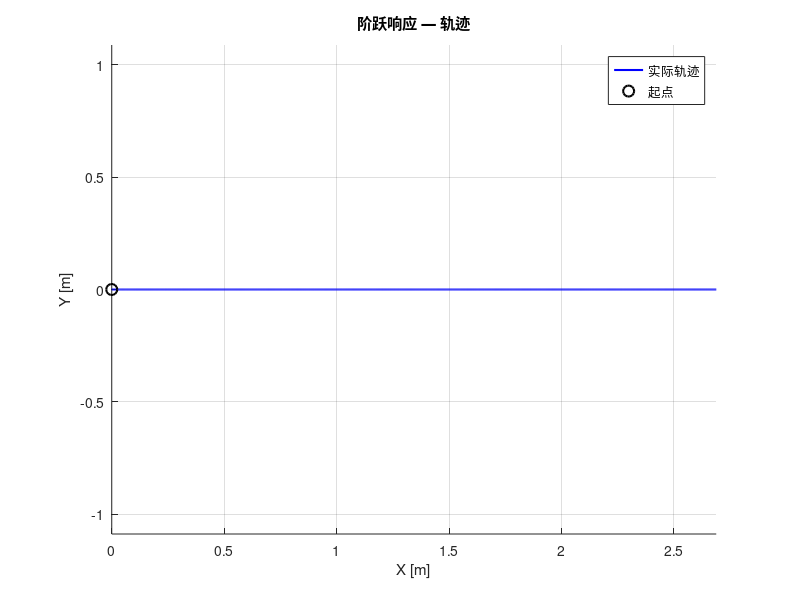
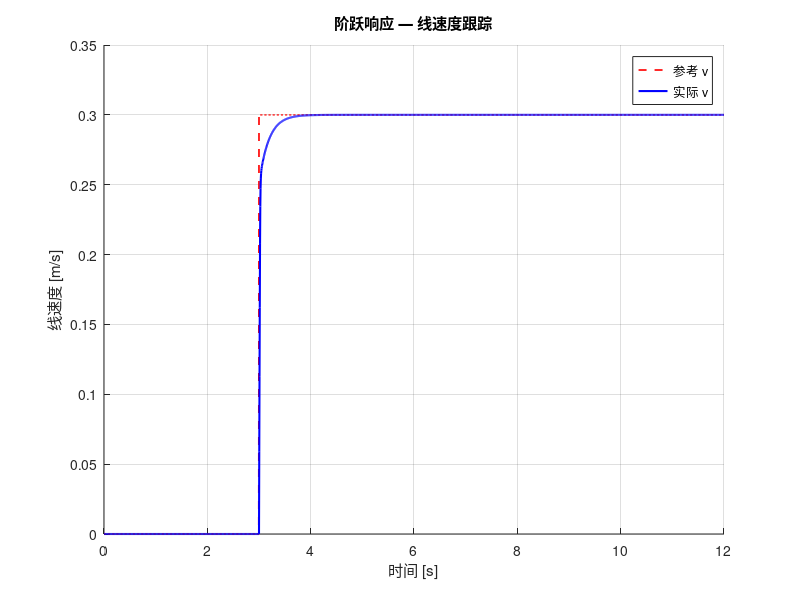
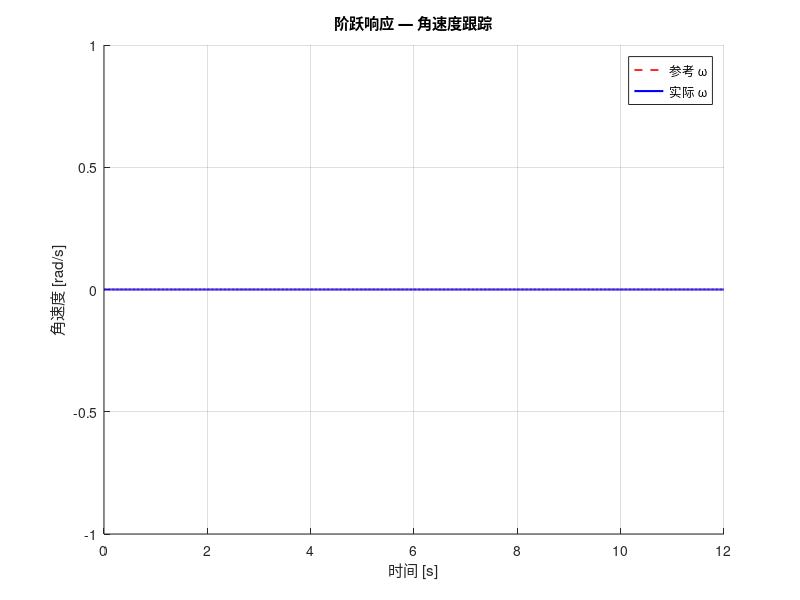
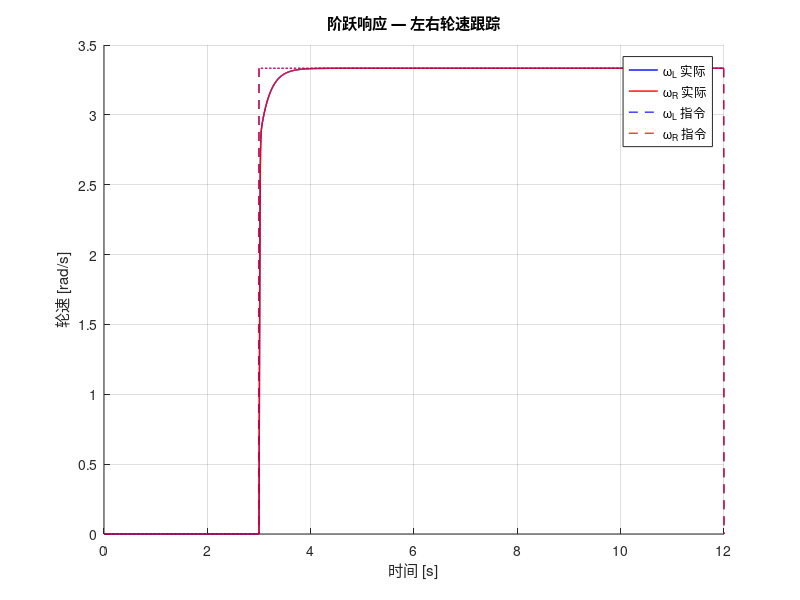

These charts were generated, in order, by the following MATLAB code: (Note: this script raises an error after producing the figures.)
%% 双轮差速AGV双环PID控制仿真
%  外环(位姿环): 根据位置/航向偏差计算速度指令 v_cmd, ω_cmd
%  内环(轮速环): PI控制左右轮跟踪逆运动学解算的轮速指令
%  四种场景：阶跃响应、定点镇定、直线跟踪、圆形轨迹跟踪
clear; close all; clc;

%% —— 系统参数 ——

r = 0.09;  % 车轮半径(m)
L = 0.52;  % 轮距(m)
tau = 0.06;  % 电机机电时间常数(s)
K_motor = 0.327;  % 电机增益 (rad/s)/V

Ts = 0.005;  % 仿真步长(s)
T_sim = 12;  % 仿真时长(s)
t = 0:Ts:T_sim;
N = length(t);

Kp_v = 17.0;  % 速度环Kp
Ki_v = 103.0;  % 速度环Ki
u_sat = 24;  % 电压限幅(V)

Kp_dist  = 0.6;  % 距离增益
Kp_theta = 3.0;  % 航向Kp
Ki_theta = 0.2;  % 航向Ki
Kd_theta = 0.4;  % 航向Kd

v_max     = 0.5;  % 线速度上限(m/s)
omega_max = 2.5;  % 角速度上限(rad/s)

%% —— 主循环: 四种场景 ——

scenario_names = {'阶跃响应','定点镇定','直线跟踪','圆形跟踪'};

for SCENARIO = 1:4
fprintf('\n===== 场景%d: %s =====\n', SCENARIO, scenario_names{SCENARIO});

%% —— 状态预分配(每场景重置) ——

x = zeros(1,N);  y = zeros(1,N);
theta_act = zeros(1,N);
wL_act = zeros(1,N);  wR_act = zeros(1,N);
wL_ref = zeros(1,N);  wR_ref = zeros(1,N);
v_cmd  = zeros(1,N);  w_cmd  = zeros(1,N);
uL     = zeros(1,N);  uR     = zeros(1,N);

x(1) = 0;  y(1) = 0;  theta_act(1) = 0;  % 起点
wL_act(1) = 0;  wR_act(1) = 0;  % 初始静止

int_theta  = 0;  % 航向积分
err_theta_prev = 0;  % 上拍航向偏差

switch SCENARIO
    case 1  % 阶跃响应: 2.5s时给0.3m/s
        v_ref = [zeros(1,floor(N/4)), 0.3*ones(1,N-floor(N/4))];
        w_ref = zeros(1,N);

    case 2  % 定点镇定: 目标(2.0, 1.0, 45°)
        x_tgt = 2.0;  y_tgt = 1.0;
        theta_tgt = pi/4;
        v_ref = zeros(1,N);  w_ref = zeros(1,N);

    case 3  % 直线跟踪: y=0.6
        v_ref = 0.25 * ones(1,N);
        w_ref = zeros(1,N);

    case 4  % 圆形轨迹: R=0.8m, T=16s
        R_c = 0.8;
        w_c = 2*pi/16;
        v_ref = R_c * w_c * ones(1,N);
        w_ref = w_c * ones(1,N);
end

%% —— 主仿真循环 ——

int_L = 0;  int_R = 0;  % 左右轮速积分

for k = 1:N-1

    v_cur  = r/2 * (wL_act(k) + wR_act(k));  % 实际线速度(反馈)
    w_cur  = r/L * (wR_act(k) - wL_act(k));  % 实际角速度(反馈)

    switch SCENARIO
        case 1  % 阶跃响应
            v_cmd(k) = v_ref(k);
            w_cmd(k) = 0;

        case 2  % 定点镇定
            ex = x_tgt - x(k);  ey = y_tgt - y(k);
            dist_err = sqrt(ex^2 + ey^2);

            if dist_err > 0.08  % 远: 指向目标
                theta_des = atan2(ey, ex);
            else  % 近: 对准目标角度
                theta_des = theta_tgt;
            end
            e_theta = theta_des - theta_act(k);
            e_theta = atan2(sin(e_theta), cos(e_theta));  % 归一化

            int_theta = int_theta + e_theta * Ts;
            d_theta = (e_theta - err_theta_prev) / Ts;
            w_cmd(k) = Kp_theta*e_theta + Ki_theta*int_theta + Kd_theta*d_theta;
            err_theta_prev = e_theta;

            v_cmd(k) = Kp_dist * dist_err;  % 距离→速度
            if abs(e_theta) > pi/3  % 大角度先转向
                v_cmd(k) = v_cmd(k) * 0.2;
            end
            if dist_err < 0.08
                v_cmd(k) = v_cmd(k) * (dist_err / 0.08);
            end
            if dist_err < 0.01 && abs(e_theta) < 0.03  % 到位(1cm+1.7°)
                v_cmd(k) = 0;  w_cmd(k) = 0;
            end

        case 3  % 直线跟踪
            v_cmd(k) = v_ref(k);
            e_lat = 0.6 - y(k);
            e_theta = -theta_act(k);
            e_theta = atan2(sin(e_theta), cos(e_theta));

            int_theta = int_theta + e_theta * Ts;
            d_theta = (e_theta - err_theta_prev) / Ts;
            w_cmd(k) = Kp_theta*e_theta + Ki_theta*int_theta ...
                       + 0.5*Kp_dist*e_lat;  % +横向偏差前馈
            err_theta_prev = e_theta;

        case 4  % 圆形跟踪
            theta_ref = w_c * t(k);
            x_ref = R_c * cos(theta_ref);  y_ref = R_c * sin(theta_ref);

            ex = x_ref - x(k);  ey = y_ref - y(k);
            theta_path = theta_ref + pi/2;  % 切线方向

            cross_track = -sin(theta_path)*ex + cos(theta_path)*ey;  % 横向偏差
            theta_des = theta_path + atan(cross_track / 0.6);
            e_theta = theta_des - theta_act(k);
            e_theta = atan2(sin(e_theta), cos(e_theta));

            int_theta = int_theta + e_theta * Ts;
            d_theta = (e_theta - err_theta_prev) / Ts;
            w_cmd(k) = Kp_theta*e_theta + Ki_theta*int_theta + Kd_theta*d_theta;
            err_theta_prev = e_theta;

            along_track = cos(theta_path)*ex + sin(theta_path)*ey;  % 纵向偏差
            v_cmd(k) = v_ref(k) + Kp_dist * along_track;
    end

    v_cmd(k) = max(-v_max, min(v_max, v_cmd(k)));  % 限幅
    w_cmd(k) = max(-omega_max, min(omega_max, w_cmd(k)));

    wL_ref(k) = v_cmd(k)/r - w_cmd(k)*L/(2*r);  % 逆运动学→左轮指令
    wR_ref(k) = v_cmd(k)/r + w_cmd(k)*L/(2*r);  % 逆运动学→右轮指令

    eL = wL_ref(k) - wL_act(k);  % 左轮偏差
    eR = wR_ref(k) - wR_act(k);  % 右轮偏差

    if abs(eL) < 5.0, int_L = int_L + eL * Ts; else int_L = 0; end  % 积分分离(阈值≈最高轮速5.6rad/s)
    if abs(eR) < 5.0, int_R = int_R + eR * Ts; else int_R = 0; end

    uL(k) = Kp_v * eL + Ki_v * int_L;  % 左PI
    uR(k) = Kp_v * eR + Ki_v * int_R;  % 右PI

    if uL(k) > u_sat  % 遇限削弱积分
        uL(k) = u_sat;  int_L = int_L - eL * Ts;
    elseif uL(k) < -u_sat
        uL(k) = -u_sat;  int_L = int_L - eL * Ts;
    end
    if uR(k) > u_sat
        uR(k) = u_sat;  int_R = int_R - eR * Ts;
    elseif uR(k) < -u_sat
        uR(k) = -u_sat;  int_R = int_R - eR * Ts;
    end

    wL_ss = K_motor * uL(k);  % 左轮稳态角速度
    wR_ss = K_motor * uR(k);  % 右轮稳态角速度
    dwL = (wL_ss - wL_act(k)) / tau;  % 一阶惯性环节
    dwR = (wR_ss - wR_act(k)) / tau;
    wL_act(k+1) = wL_act(k) + dwL * Ts;
    wR_act(k+1) = wR_act(k) + dwR * Ts;

    v_now  = r/2 * (wL_act(k+1) + wR_act(k+1));
    w_now  = r/L * (wR_act(k+1) - wL_act(k+1));

    x(k+1) = x(k) + v_now * cos(theta_act(k)) * Ts;
    y(k+1) = y(k) + v_now * sin(theta_act(k)) * Ts;
    theta_act(k+1) = theta_act(k) + w_now * Ts;

end
fprintf('仿真完成。\n');

%% —— 结果可视化 (每张图独立保存) ——

out_dir = fullfile(fileparts(mfilename('fullpath')), 'figures');  % 图片输出目录
if ~exist(out_dir, 'dir'), mkdir(out_dir); end
v_cur_all = r/2 * (wL_act + wR_act);  % 由轮速反算实际线速度
w_cur_all = r/L * (wR_act - wL_act);  % 由轮速反算实际角速度
prefix = sprintf('仿真结果_场景%d_%s', SCENARIO, scenario_names{SCENARIO});

% ---- 图1: XY轨迹 ----
fig1 = figure('Color','w','Position',[50,50,650,500]);
hold on; grid on; axis equal;
switch SCENARIO
    case 1
        plot(x, y, 'b-', 'LineWidth', 1.5);
        plot(x(1), y(1), 'ko', 'MarkerSize', 8, 'LineWidth', 1.5);
        legend('实际轨迹','起点','Location','best');
    case 2
        plot(x, y, 'b-', 'LineWidth', 1.5);
        plot(x_tgt, y_tgt, 'r*', 'MarkerSize', 12, 'LineWidth', 2);
        plot(x(1), y(1), 'ko', 'MarkerSize', 8, 'LineWidth', 1.5);
        legend('实际轨迹','目标点','起点','Location','best');
    case 3
        plot(x, y, 'b-', 'LineWidth', 1.5);
        yline(0.6, 'r--', 'LineWidth', 1.5);
        legend('实际轨迹','目标直线','Location','best');
    case 4
        plot(x, y, 'b-', 'LineWidth', 1.2);
        th_plot = linspace(0, 2*pi, 200);
        plot(R_c*cos(th_plot), R_c*sin(th_plot), 'r--', 'LineWidth', 1.5);
        legend('实际轨迹','参考圆','Location','best');
end
xlabel('X [m]'); ylabel('Y [m]');
title(sprintf('%s — 轨迹', scenario_names{SCENARIO}));
saveas(fig1, fullfile(out_dir, [prefix '_1轨迹.png'])); close(fig1);

% ---- 图2: 线速度跟踪 ----
fig2 = figure('Color','w','Position',[100,100,650,420]);
hold on; grid on;
plot(t, v_ref, 'r--', 'LineWidth', 1.2, 'DisplayName','参考 v');
plot(t, v_cur_all, 'b-', 'LineWidth', 1.5, 'DisplayName','实际 v');
xlabel('时间 [s]'); ylabel('线速度 [m/s]');
title(sprintf('%s — 线速度跟踪', scenario_names{SCENARIO}));
legend('Location','best');
saveas(fig2, fullfile(out_dir, [prefix '_2线速度.png'])); close(fig2);

% ---- 图3: 角速度跟踪 ----
fig3 = figure('Color','w','Position',[150,150,650,420]);
hold on; grid on;
plot(t, w_ref, 'r--', 'LineWidth', 1.2, 'DisplayName','参考 \omega');
plot(t, w_cur_all, 'b-', 'LineWidth', 1.5, 'DisplayName','实际 \omega');
xlabel('时间 [s]'); ylabel('角速度 [rad/s]');
title(sprintf('%s — 角速度跟踪', scenario_names{SCENARIO}));
legend('Location','best');
saveas(fig3, fullfile(out_dir, [prefix '_3角速度.png'])); close(fig3);

% ---- 图4: 左右轮速跟踪 ----
fig4 = figure('Color','w','Position',[200,200,650,420]);
hold on; grid on;
plot(t, wL_act, 'b-', 'LineWidth', 1.0, 'DisplayName','\omega_L 实际');
plot(t, wR_act, 'r-', 'LineWidth', 1.0, 'DisplayName','\omega_R 实际');
plot(t, wL_ref, 'b--', 'LineWidth', 0.8, 'DisplayName','\omega_L 指令');
plot(t, wR_ref, 'r--', 'LineWidth', 0.8, 'DisplayName','\omega_R 指令');
xlabel('时间 [s]'); ylabel('轮速 [rad/s]');
title(sprintf('%s — 左右轮速跟踪', scenario_names{SCENARIO}));
legend('Location','best');
saveas(fig4, fullfile(out_dir, [prefix '_4轮速.png'])); close(fig4);

% ---- 图5: 电机电压 ----
fig5 = figure('Color','w','Position',[250,250,650,420]);
hold on; grid on;
plot(t, uL, 'b-', 'LineWidth', 1.0, 'DisplayName','u_L');
plot(t, uR, 'r-', 'LineWidth', 1.0, 'DisplayName','u_R');
yline(u_sat, 'k--', 'DisplayName','饱和限');
yline(-u_sat, 'k--', 'HandleVisibility','off');
xlabel('时间 [s]'); ylabel('电压 [V]');
title(sprintf('%s — 电机控制电压', scenario_names{SCENARIO}));
legend('Location','best');
saveas(fig5, fullfile(out_dir, [prefix '_5电压.png'])); close(fig5);

% ---- 图6: 航向角 ----
fig6 = figure('Color','w','Position',[300,300,650,420]);
hold on; grid on;
plot(t, theta_act * 180/pi, 'b-', 'LineWidth', 1.2, 'DisplayName','实际 \theta');
if SCENARIO == 4
    plot(t, w_c * t * 180/pi, 'r--', 'LineWidth', 1.2, 'DisplayName','参考 \theta');
elseif SCENARIO == 2
    yline(theta_tgt*180/pi, 'r--', 'LineWidth', 1.2, 'DisplayName','目标 \theta');
end
xlabel('时间 [s]'); ylabel('航向角 [deg]');
title(sprintf('%s — 航向角响应', scenario_names{SCENARIO}));
legend('Location','best');
saveas(fig6, fullfile(out_dir, [prefix '_6航向角.png'])); close(fig6);

fprintf('图片已保存: %s_1~6*.png\n', prefix);

%% —— 控制性能指标 ——

fprintf('\n========== 控制性能指标 ==========\n');  % 打印指标表头

idx_ss = floor(0.75*N):N;  % 稳态段索引(后1/4数据用于计算稳态指标)
switch SCENARIO  % 根据场景计算不同指标
    case 1  % 阶跃响应: 速度稳态误差
        v_err_ss = mean(abs(v_ref(idx_ss) - v_cur_all(idx_ss)));  % 稳态段速度偏差均值
        fprintf('速度稳态误差: %.4f m/s\n', v_err_ss);  % 打印速度稳态误差

    case 2  % 定点镇定: 终点位置和航向误差
        x_err = x_tgt - x(end);  y_err = y_tgt - y(end);  % X和Y方向终点误差
        t_err = theta_tgt - theta_act(end);  % 航向角终点误差
        t_err = atan2(sin(t_err), cos(t_err));  % 航向误差归一化到[-π,π]
        fprintf('终点位置误差: (%.4f, %.4f) m\n', x_err, y_err);  % 打印位置误差
        fprintf('终点航向误差: %.2f deg\n', t_err * 180/pi);  % 打印航向误差(°)

    case {3, 4}  % 直线/圆形跟踪: 线速度和角速度RMSE
        v_err_rmse = sqrt(mean((v_ref(idx_ss) - v_cur_all(idx_ss)).^2));  % 线速度RMSE
        w_err_rmse = sqrt(mean((w_ref(idx_ss) - w_cur_all(idx_ss)).^2));  % 角速度RMSE
        fprintf('线速度 RMSE: %.4f m/s\n', v_err_rmse);  % 打印线速度RMSE
        fprintf('角速度 RMSE: %.4f rad/s\n', w_err_rmse);  % 打印角速度RMSE
        if SCENARIO == 4  % 圆形跟踪额外计算轨迹圆度
            dist_to_center = abs(sqrt(x.^2 + y.^2) - R_c);  % 各点到圆心的距离与半径之差
            fprintf('轨迹圆度 RMSE: %.4f m\n', sqrt(mean(dist_to_center(idx_ss).^2)));  % 打印圆度RMSE
        end
end

end  % for SCENARIO = 1:4 (四种场景循环结束)

fprintf('================================\n');  % 打印结束分隔线
